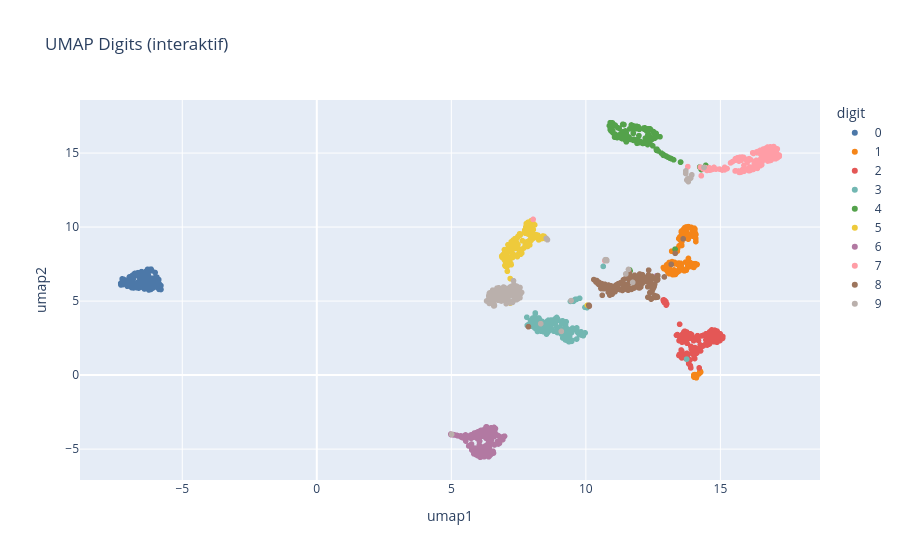

The notebook cell saved with this chart:
### Markdown cell above
## 9. UMAP interaktif (plotly)
**Kapan dipakai:** menelusuri titik aneh atau salah letak (hover label/ID, klik legenda).
**Cara baca:** arahkan kursor ke titik untuk melihat label. Klik nama kelas di legenda untuk
menyembunyikan/menampilkan kelas itu.

### Code cell
plot_table = pd.DataFrame()
plot_table["umap1"] = umap_points[:, 0]
plot_table["umap2"] = umap_points[:, 1]
plot_table["digit"] = labels.astype(str)
plot_table["klaster"] = clusters
fig = px.scatter(plot_table, x="umap1", y="umap2", color="digit", hover_data=["klaster"],
                 color_discrete_sequence=px.colors.qualitative.T10,
                 title="UMAP Digits (interaktif)")
fig.write_html("embed_umap_interaktif.html", include_plotlyjs=True)
fig.show()

### Figure 1 — Plotly figure (JSON) as saved in the notebook; plotly's stock layout.template omitted (floating-point values rounded to 4 significant figures; data arrays with more than 128 entries replaced by an {"elided": "..."} marker saying what was removed)
{"data": [{"customdata": {"elided": "178x1 int values"}, "hovertemplate": "digit=0<br>umap1=%{x}<br>umap2=%{y}<br>klaster=%{customdata[0]}<extra></extra>", "legendgroup": "0", "marker": {"color": "#4C78A8", "symbol": "circle"}, "mode": "markers", "name": "0", "showlegend": true, "type": "scattergl", "x": {"elided": "178 float values"}, "xaxis": "x", "y": {"elided": "178 float values"}, "yaxis": "y"}, {"customdata": {"elided": "182x1 int values"}, "hovertemplate": "digit=1<br>umap1=%{x}<br>umap2=%{y}<br>klaster=%{customdata[0]}<extra></extra>", "legendgroup": "1", "marker": {"color": "#F58518", "symbol": "circle"}, "mode": "markers", "name": "1", "showlegend": true, "type": "scattergl", "x": {"elided": "182 float values"}, "xaxis": "x", "y": {"elided": "182 float values"}, "yaxis": "y"}, {"customdata": {"elided": "177x1 int values"}, "hovertemplate": "digit=2<br>umap1=%{x}<br>umap2=%{y}<br>klaster=%{customdata[0]}<extra></extra>", "legendgroup": "2", "marker": {"color": "#E45756", "symbol": "circle"}, "mode": "markers", "name": "2", "showlegend": true, "type": "scattergl", "x": {"elided": "177 float values"}, "xaxis": "x", "y": {"elided": "177 float values"}, "yaxis": "y"}, {"customdata": {"elided": "183x1 int values"}, "hovertemplate": "digit=3<br>umap1=%{x}<br>umap2=%{y}<br>klaster=%{customdata[0]}<extra></extra>", "legendgroup": "3", "marker": {"color": "#72B7B2", "symbol": "circle"}, "mode": "markers", "name": "3", "showlegend": true, "type": "scattergl", "x": {"elided": "183 float values"}, "xaxis": "x", "y": {"elided": "183 float values"}, "yaxis": "y"}, {"customdata": {"elided": "181x1 int values"}, "hovertemplate": "digit=4<br>umap1=%{x}<br>umap2=%{y}<br>klaster=%{customdata[0]}<extra></extra>", "legendgroup": "4", "marker": {"color": "#54A24B", "symbol": "circle"}, "mode": "markers", "name": "4", "showlegend": true, "type": "scattergl", "x": {"elided": "181 float values"}, "xaxis": "x", "y": {"elided": "181 float values"}, "yaxis": "y"}, {"customdata": {"elided": "182x1 int values"}, "hovertemplate": "digit=5<br>umap1=%{x}<br>umap2=%{y}<br>klaster=%{customdata[0]}<extra></extra>", "legendgroup": "5", "marker": {"color": "#EECA3B", "symbol": "circle"}, "mode": "markers", "name": "5", "showlegend": true, "type": "scattergl", "x": {"elided": "182 float values"}, "xaxis": "x", "y": {"elided": "182 float values"}, "yaxis": "y"}, {"customdata": {"elided": "181x1 int values"}, "hovertemplate": "digit=6<br>umap1=%{x}<br>umap2=%{y}<br>klaster=%{customdata[0]}<extra></extra>", "legendgroup": "6", "marker": {"color": "#B279A2", "symbol": "circle"}, "mode": "markers", "name": "6", "showlegend": true, "type": "scattergl", "x": {"elided": "181 float values"}, "xaxis": "x", "y": {"elided": "181 float values"}, "yaxis": "y"}, {"customdata": {"elided": "179x1 int values"}, "hovertemplate": "digit=7<br>umap1=%{x}<br>umap2=%{y}<br>klaster=%{customdata[0]}<extra></extra>", "legendgroup": "7", "marker": {"color": "#FF9DA6", "symbol": "circle"}, "mode": "markers", "name": "7", "showlegend": true, "type": "scattergl", "x": {"elided": "179 float values"}, "xaxis": "x", "y": {"elided": "179 float values"}, "yaxis": "y"}, {"customdata": {"elided": "174x1 int values"}, "hovertemplate": "digit=8<br>umap1=%{x}<br>umap2=%{y}<br>klaster=%{customdata[0]}<extra></extra>", "legendgroup": "8", "marker": {"color": "#9D755D", "symbol": "circle"}, "mode": "markers", "name": "8", "showlegend": true, "type": "scattergl", "x": {"elided": "174 float values"}, "xaxis": "x", "y": {"elided": "174 float values"}, "yaxis": "y"}, {"customdata": {"elided": "180x1 int values"}, "hovertemplate": "digit=9<br>umap1=%{x}<br>umap2=%{y}<br>klaster=%{customdata[0]}<extra></extra>", "legendgroup": "9", "marker": {"color": "#BAB0AC", "symbol": "circle"}, "mode": "markers", "name": "9", "showlegend": true, "type": "scattergl", "x": {"elided": "180 float values"}, "xaxis": "x", "y": {"elided": "180 float values"}, "yaxis": "y"}], "layout": {"legend": {"title": {"text": "digit"}, "tracegroupgap": 0}, "title": {"text": "UMAP Digits (interaktif)"}, "xaxis": {"anchor": "y", "domain": [0.0, 1.0], "title": {"text": "umap1"}}, "yaxis": {"anchor": "x", "domain": [0.0, 1.0], "title": {"text": "umap2"}}}}
